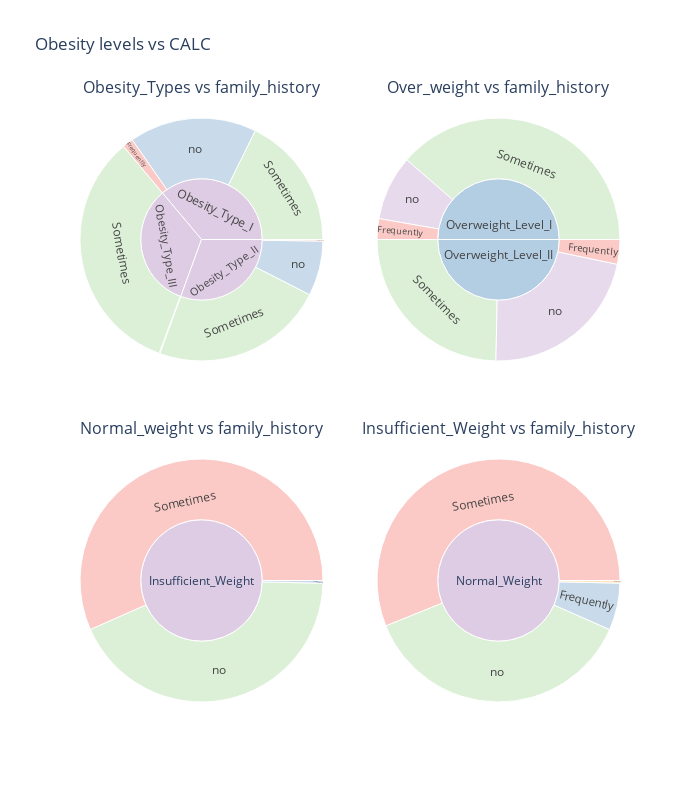

The notebook cell this image was saved under:
### Markdown cell above
# CALC

### Code cell
fig = make_subplots(rows=2, cols=2, specs=[ [{"type": "sunburst"}, {"type": "sunburst"}],[{"type": "sunburst"}, {"type": "sunburst"}]],
                                          subplot_titles=["Obesity_Types vs family_history", "Over_weight vs family_history", "Normal_weight vs family_history","Insufficient_Weight vs family_history"],
                                       vertical_spacing = 0.1   )


figaux = px.sunburst(df_ot_final, path=[ 'NObeyesdad','CALC'], color = 'CALC', 
                      color_discrete_sequence=px.colors.qualitative.Pastel1)
fig.add_trace(figaux.data[0], row=1, col=1)

############################################
                           
figaux = px.sunburst(df_ow_final ,path=[ 'NObeyesdad','CALC'], color = 'CALC',
                  color_discrete_sequence=px.colors.qualitative.Pastel1)
fig.add_trace(figaux.data[0], row=1, col=2)

#############################################

figaux = px.sunburst(df_In, path=[ 'NObeyesdad','CALC'], color = 'CALC', 
                      color_discrete_sequence=px.colors.qualitative.Pastel1)
fig.add_trace(figaux.data[0], row=2, col=1)

#############################################

figaux = px.sunburst(df_n, path=[ 'NObeyesdad','CALC'], color = 'CALC', 
                      color_discrete_sequence=px.colors.qualitative.Pastel1)
fig.add_trace(figaux.data[0], row=2, col=2)


fig.update_layout(width=700, height=800,title_text=("Obesity levels vs CALC"))
fig.show()

### Figure 1 — Plotly figure (JSON) as saved in the notebook; plotly's stock layout.template omitted (floating-point values rounded to 4 significant figures)
{"data": [{"branchvalues": "total", "customdata": [["Frequently"], ["no"], ["Frequently"], ["Sometimes"], ["(?)"], ["Sometimes"], ["Sometimes"], ["no"], ["no"], ["(?)"], ["(?)"]], "domain": {"x": [0, 0.45], "y": [0.55, 1]}, "hovertemplate": "labels=%{label}<br>count=%{value}<br>parent=%{parent}<br>id=%{id}<br>CALC=%{customdata[0]}<extra></extra>", "ids": ["Obesity_Type_II/Frequently", "Obesity_Type_I/no", "Obesity_Type_I/Frequently", "Obesity_Type_III/Sometimes", "Obesity_Type_I", "Obesity_Type_I/Sometimes", "Obesity_Type_II/Sometimes", "Obesity_Type_II/no", "Obesity_Type_III/no", "Obesity_Type_II", "Obesity_Type_III"], "labels": ["Frequently", "no", "Frequently", "Sometimes", "Obesity_Type_I", "Sometimes", "Sometimes", "no", "no", "Obesity_Type_II", "Obesity_Type_III"], "marker": {"colors": ["rgb(251,180,174)", "rgb(179,205,227)", "rgb(251,180,174)", "rgb(204,235,197)", "rgb(222,203,228)", "rgb(204,235,197)", "rgb(204,235,197)", "rgb(179,205,227)", "rgb(179,205,227)", "rgb(222,203,228)", "rgb(222,203,228)"]}, "name": "", "parents": ["Obesity_Type_II", "Obesity_Type_I", "Obesity_Type_I", "Obesity_Type_III", "", "Obesity_Type_I", "Obesity_Type_II", "Obesity_Type_II", "Obesity_Type_III", "", ""], "type": "sunburst", "values": [2, 165, 14, 323, 351, 172, 224, 71, 1, 297, 324]}, {"branchvalues": "total", "customdata": [["Frequently"], ["(?)"], ["Frequently"], ["Sometimes"], ["(?)"], ["Sometimes"], ["no"], ["no"]], "domain": {"x": [0.55, 1], "y": [0.55, 1]}, "hovertemplate": "labels=%{label}<br>count=%{value}<br>parent=%{parent}<br>id=%{id}<br>CALC=%{customdata[0]}<extra></extra>", "ids": ["Overweight_Level_I/Frequently", "Overweight_Level_I", "Overweight_Level_II/Frequently", "Overweight_Level_II/Sometimes", "Overweight_Level_II", "Overweight_Level_I/Sometimes", "Overweight_Level_I/no", "Overweight_Level_II/no"], "labels": ["Frequently", "Overweight_Level_I", "Frequently", "Sometimes", "Overweight_Level_II", "Sometimes", "no", "no"], "marker": {"colors": ["rgb(251,180,174)", "rgb(179,205,227)", "rgb(251,180,174)", "rgb(204,235,197)", "rgb(179,205,227)", "rgb(204,235,197)", "rgb(222,203,228)", "rgb(222,203,228)"]}, "name": "", "parents": ["Overweight_Level_I", "", "Overweight_Level_II", "Overweight_Level_II", "", "Overweight_Level_I", "Overweight_Level_I", "Overweight_Level_II"], "type": "sunburst", "values": [16, 290, 19, 143, 290, 224, 50, 128]}, {"branchvalues": "total", "customdata": [["Sometimes"], ["Frequently"], ["no"], ["(?)"]], "domain": {"x": [0, 0.45], "y": [0, 0.45]}, "hovertemplate": "labels=%{label}<br>count=%{value}<br>parent=%{parent}<br>id=%{id}<br>CALC=%{customdata[0]}<extra></extra>", "ids": ["Insufficient_Weight/Sometimes", "Insufficient_Weight/Frequently", "Insufficient_Weight/no", "Insufficient_Weight"], "labels": ["Sometimes", "Frequently", "no", "Insufficient_Weight"], "marker": {"colors": ["rgb(251,180,174)", "rgb(179,205,227)", "rgb(204,235,197)", "rgb(222,203,228)"]}, "name": "", "parents": ["Insufficient_Weight", "Insufficient_Weight", "Insufficient_Weight", ""], "type": "sunburst", "values": [154, 1, 117, 272]}, {"branchvalues": "total", "customdata": [["Sometimes"], ["Frequently"], ["no"], ["(?)"], ["Always"]], "domain": {"x": [0.55, 1], "y": [0, 0.45]}, "hovertemplate": "labels=%{label}<br>count=%{value}<br>parent=%{parent}<br>id=%{id}<br>CALC=%{customdata[0]}<extra></extra>", "ids": ["Normal_Weight/Sometimes", "Normal_Weight/Frequently", "Normal_Weight/no", "Normal_Weight", "Normal_Weight/Always"], "labels": ["Sometimes", "Frequently", "no", "Normal_Weight", "Always"], "marker": {"colors": ["rgb(251,180,174)", "rgb(179,205,227)", "rgb(204,235,197)", "rgb(222,203,228)", "rgb(254,217,166)"]}, "name": "", "parents": ["Normal_Weight", "Normal_Weight", "Normal_Weight", "", "Normal_Weight"], "type": "sunburst", "values": [161, 18, 107, 287, 1]}], "layout": {"annotations": [{"font": {"size": 16}, "showarrow": false, "text": "Obesity_Types vs family_history", "x": 0.225, "xanchor": "center", "xref": "paper", "y": 1, "yanchor": "bottom", "yref": "paper"}, {"font": {"size": 16}, "showarrow": false, "text": "Over_weight vs family_history", "x": 0.775, "xanchor": "center", "xref": "paper", "y": 1, "yanchor": "bottom", "yref": "paper"}, {"font": {"size": 16}, "showarrow": false, "text": "Normal_weight vs family_history", "x": 0.225, "xanchor": "center", "xref": "paper", "y": 0.45, "yanchor": "bottom", "yref": "paper"}, {"font": {"size": 16}, "showarrow": false, "text": "Insufficient_Weight vs family_history", "x": 0.775, "xanchor": "center", "xref": "paper", "y": 0.45, "yanchor": "bottom", "yref": "paper"}], "height": 800, "title": {"text": "Obesity levels vs CALC"}, "width": 700}}
